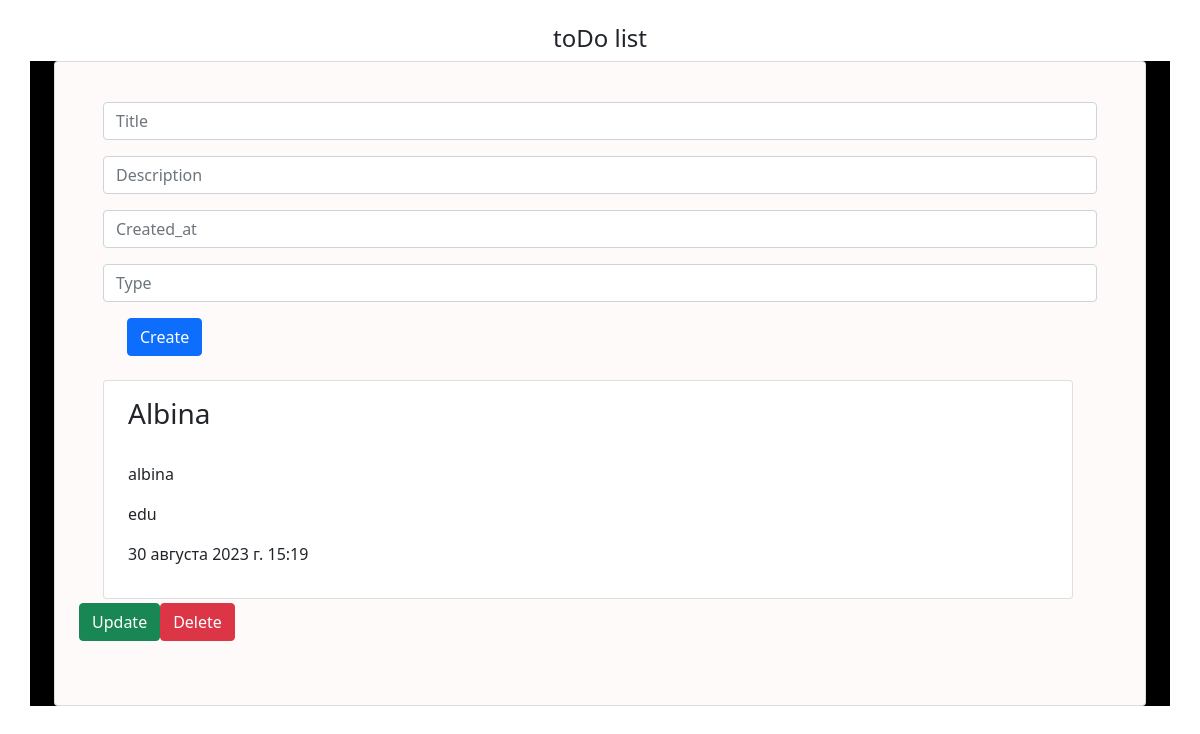
The app's page /, older data.
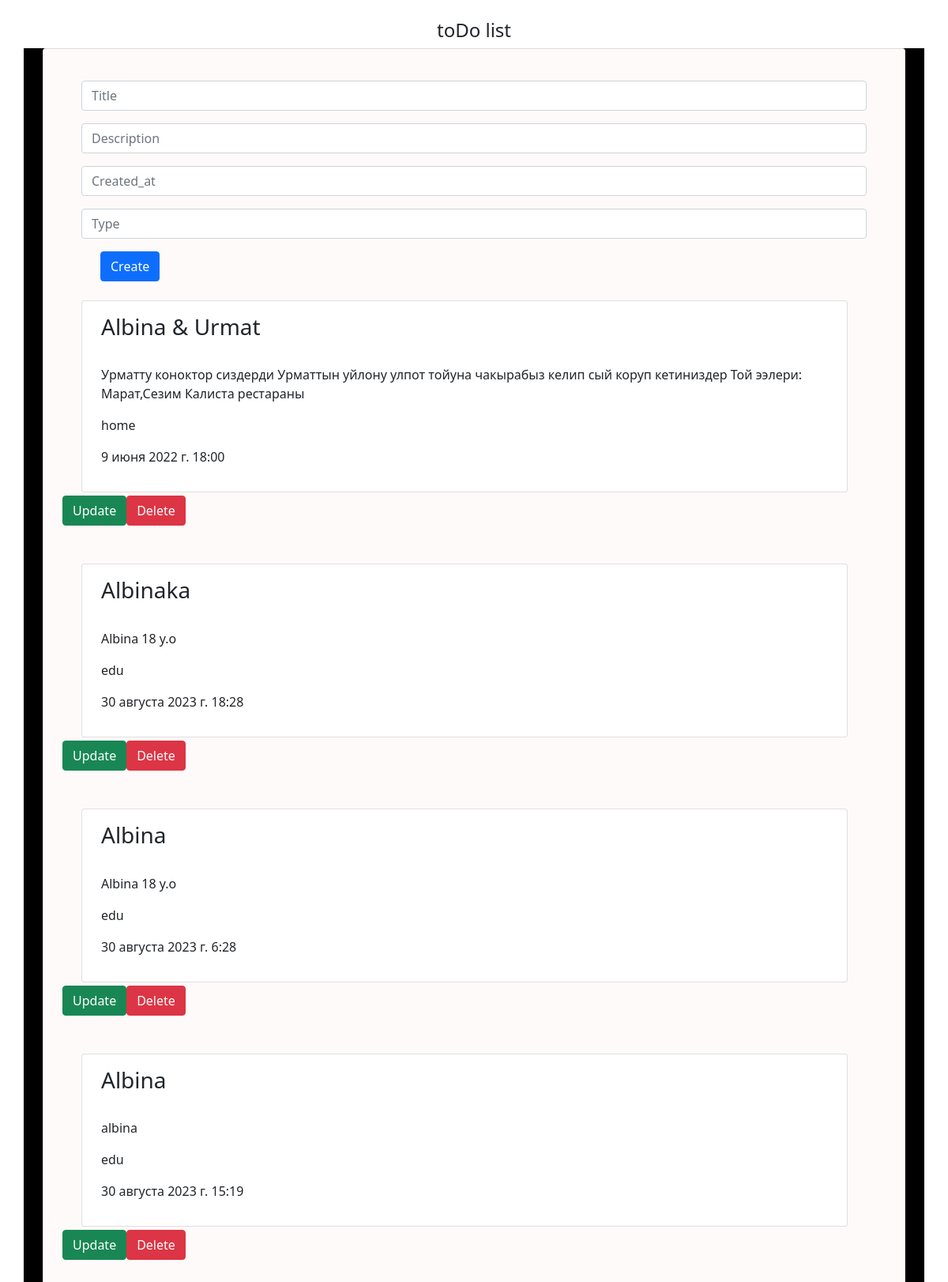
The same page, newer data.
### tasks/models.py (models this page shows, shortened)
class Task(models.Model):
    CHOICE_TYPE = (
        ('work', 'Work'),
        ('home', 'Home'),
        ('edu', 'Edu')
    )
    title = models.CharField(max_length=150)
    description = models.TextField()
    created_at = models.DateTimeField(auto_created=True)
    type = models.CharField(max_length=25, choices=CHOICE_TYPE)
    is_active = models.BooleanField(default=True)

### tasks/views.py (the view)
# urls.py: path('', get_list, name='list')
def get_list (request):
    if request.method == 'GET':
        tasks = Task.objects.filter(is_active=True).order_by('-id')
        return render(request,'index.html',{"tasks": tasks})

### templates/index.html (shortened to what this page needs)
<!DOCTYPE html>
<html lang="en">
<head>
    <link href="https://cdn.jsdelivr.net/npm/bootstrap@5.0.1/dist/css/bootstrap.min.css" rel="stylesheet"
>
</head>
<body>
<br>
<h4 class="card-title" align="center">toDo list</h4>
<div class="page-content page-container" id="page-content">
    <div class="mb-3" align="center">
        <div class="padding">
            <div class="row container d-flex justify-content-center" style="background:black">
                <div class="card px-2" style="background:snow">
                    <div class="card-body">
                        <br>
                        <form method="post" action="{% url 'create' %}" enctype="multipart/form-data">
                            <div class="container">
                                <div class="mb-3">
                                    <input type="text" name="title" class="form-control" id="formGroupExampleInput"
                                           placeholder="Title">
                                </div>
                                <div class="mb-3">
                                    <input type="text" name="description" class="form-control"
                                           id="formGroupExampleInput"
                                           placeholder="Description">
                                </div>
                                <div class="mb-3">
                                    <input type="text" name="created_at" class="form-control" id="formGroupExampleInput"
                                           placeholder="Created_at">
                                </div>
                                <div class="mb-3">
                                    <input type="text" name="type" class="form-control" id="formGroupExampleInput"
                                           placeholder="Type">
                                </div>
                                <div class="container" align="left">
                                    <button type="submit" class="btn btn-primary">Create</button>
                                </div>
                            </div>
                        </form>
                        <br>
                        <div class="mb-3" align="left">
                            {% for task in tasks %}
                            <div class="mb-1">
                                <div class="row container d-flex justify-content-center">
                                    <div class="col-md-15">
                                        <div class="card px-2">
                                            <div class="card-body">
                                                <h3 class="input-helper">{{ task.title }}</h3>
                                                <br>
                                                <p>{{ task.description }}
                                                <p>{{ task.type }}
                                                <p>{{ task.created_at }}
                                            </div>
                                        </div>
                                    </div>
                                </div>
                            </div>
                            <div class="mb-5">
                                <div class='btn-toolbar'>
                                    <a method="post" href="{% url 'update' task.id %}">
                                        <button class="btn btn-success"
                                                type="submit">Update
                                        </button>
                                    </a>
                                    <form method="post"
                                          action="{% url 'delete' task.id %}">
                                        <button class='btn btn-danger' type='submit'>
                                            Delete
                                        </button>
                                    </form>
                                </div>
                            </div>
                            {% endfor %}
                        </div>
                    </div>
                </div>
            </div>
        </div>
    </div>
</div>
</body>
</html>

Row changes from the older to the newer data that the page shows:
added Task: title "Albina & Urmat", description "Урматту коноктор сиздерди Урматтын уйлону улпот тойуна чакырабыз келип сый коруп кетиниздер Той ээлери: Марат,Сезим Калиста рестараны", type "home", created_at "9 июня 2022 г. 18:00"
added Task: title "Albinaka", description "Albina 18 y.o", type "edu", created_at "30 августа 2023 г. 18:28"
added Task: title "Albina", description "Albina 18 y.o", type "edu", created_at "30 августа 2023 г. 6:28"
